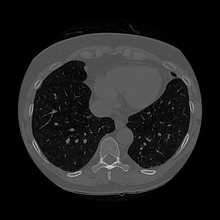
%> input picture 3/CTImage.png, 220 x 220 px, shrunk from 612 x 612 before the run
$ octave SnakesTemp_Solution.m   (GNU Octave 9; MATLAB toolbox functions it lacks are replaced by stand-ins)
%> lines starting %> are read from the running program, lines starting %| are printed output that depends on the picture
clear all
clc

% Minimization Parameters
alpha=0.2;
beta= 0.1;
gamma=0.3;
max_itr      = 100;
GaussWinSize = 5;
GradT        = 0.3;

% Loading the image and converting that to a grey-level image if needed

img = imread("CTImage.png");
%> img is the input picture: size 220x220 uint8; min 0, max 222, mean 31.7

% Denoising by Gaussian filter
h = fspecial('gaussian',GaussWinSize,0.5);
I = imfilter(img,h,'replicate');
%I = imgaussfilt(img);

% Edge Detection using Sobel kernels
Sobely = fspecial('sobel');
Sobelx = transpose(Sobely);
Gy = imfilter(I,Sobely,'replicate');
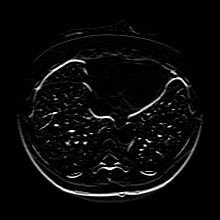
%> Gy: size 220x220 uint8; min 0, max 255, mean 9.5
Gx = imfilter(I,Sobelx,'replicate');
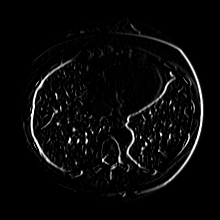
%> Gx: size 220x220 uint8; min 0, max 255, mean 9.2
Gxy = Gy.^2 + Gx.^2;
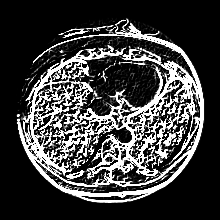
%> Gxy: size 220x220 uint8; min 0, max 255, mean 62.7
%BW1 = edge(I,'sobel');
%Gxyn = Gx + Gy;

% Seed points selection
%> (the run ends here)
